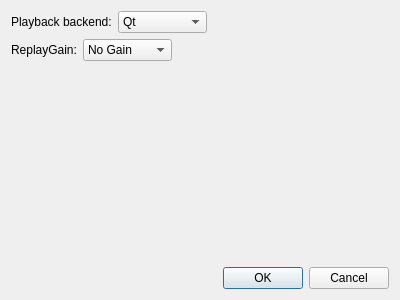
<?xml version="1.0" encoding="UTF-8"?>
<ui version="4.0">
 <class>SettingsDialog</class>
 <widget class="QDialog" name="SettingsDialog">
  <property name="geometry">
   <rect>
    <x>0</x>
    <y>0</y>
    <width>400</width>
    <height>300</height>
   </rect>
  </property>
  <property name="windowTitle">
   <string>Settings</string>
  </property>
  <layout class="QVBoxLayout" name="verticalLayout">
   <item>
    <layout class="QHBoxLayout" name="horizontalLayout">
     <item>
      <widget class="QLabel" name="label">
       <property name="text">
        <string>Playback backend:</string>
       </property>
      </widget>
     </item>
     <item>
      <widget class="QComboBox" name="backend_combo_box">
       <item>
        <property name="text">
         <string>Qt</string>
        </property>
       </item>
       <item>
        <property name="text">
         <string>GStreamer</string>
        </property>
       </item>
      </widget>
     </item>
     <item>
      <spacer name="horizontalSpacer">
       <property name="orientation">
        <enum>Qt::Orientation::Horizontal</enum>
       </property>
       <property name="sizeHint" stdset="0">
        <size>
         <width>40</width>
         <height>20</height>
        </size>
       </property>
      </spacer>
     </item>
    </layout>
   </item>
   <item>
    <layout class="QHBoxLayout" name="horizontalLayout_2">
     <item>
      <widget class="QLabel" name="label_2">
       <property name="text">
        <string>ReplayGain:</string>
       </property>
      </widget>
     </item>
     <item>
      <widget class="QComboBox" name="comboBox_2">
       <item>
        <property name="text">
         <string>No Gain</string>
        </property>
       </item>
       <item>
        <property name="text">
         <string>Apply Gain</string>
        </property>
       </item>
      </widget>
     </item>
     <item>
      <spacer name="horizontalSpacer_2">
       <property name="orientation">
        <enum>Qt::Orientation::Horizontal</enum>
       </property>
       <property name="sizeHint" stdset="0">
        <size>
         <width>40</width>
         <height>20</height>
        </size>
       </property>
      </spacer>
     </item>
    </layout>
   </item>
   <item>
    <spacer name="verticalSpacer">
     <property name="orientation">
      <enum>Qt::Orientation::Vertical</enum>
     </property>
     <property name="sizeHint" stdset="0">
      <size>
       <width>20</width>
       <height>40</height>
      </size>
     </property>
    </spacer>
   </item>
   <item>
    <widget class="QDialogButtonBox" name="buttonBox">
     <property name="orientation">
      <enum>Qt::Orientation::Horizontal</enum>
     </property>
     <property name="standardButtons">
      <set>QDialogButtonBox::StandardButton::Cancel|QDialogButtonBox::StandardButton::Ok</set>
     </property>
    </widget>
   </item>
  </layout>
 </widget>
 <resources/>
 <connections>
  <connection>
   <sender>buttonBox</sender>
   <signal>accepted()</signal>
   <receiver>SettingsDialog</receiver>
   <slot>accept()</slot>
   <hints>
    <hint type="sourcelabel">
     <x>248</x>
     <y>254</y>
    </hint>
    <hint type="destinationlabel">
     <x>157</x>
     <y>274</y>
    </hint>
   </hints>
  </connection>
  <connection>
   <sender>buttonBox</sender>
   <signal>rejected()</signal>
   <receiver>SettingsDialog</receiver>
   <slot>reject()</slot>
   <hints>
    <hint type="sourcelabel">
     <x>316</x>
     <y>260</y>
    </hint>
    <hint type="destinationlabel">
     <x>286</x>
     <y>274</y>
    </hint>
   </hints>
  </connection>
 </connections>
</ui>
